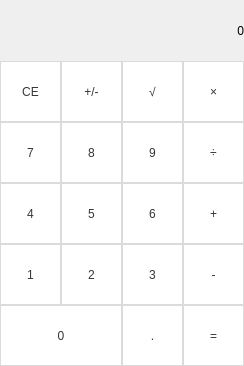
<?xml version="1.0" encoding="UTF-8"?>
<ui version="4.0">
 <class>MainWindow</class>
 <widget class="QMainWindow" name="MainWindow">
  <property name="geometry">
   <rect>
    <x>0</x>
    <y>0</y>
    <width>244</width>
    <height>366</height>
   </rect>
  </property>
  <property name="sizePolicy">
   <sizepolicy hsizetype="Ignored" vsizetype="Ignored">
    <horstretch>0</horstretch>
    <verstretch>0</verstretch>
   </sizepolicy>
  </property>
  <property name="minimumSize">
   <size>
    <width>244</width>
    <height>366</height>
   </size>
  </property>
  <property name="maximumSize">
   <size>
    <width>244</width>
    <height>366</height>
   </size>
  </property>
  <property name="windowTitle">
   <string>Calculator</string>
  </property>
  <property name="windowIcon">
   <iconset theme="D:\University\2_semester\OOP\Calculator\math.png"/>
  </property>
  <property name="styleSheet">
   <string notr="true"/>
  </property>
  <widget class="QWidget" name="centralwidget">
   <widget class="QLabel" name="lbl">
    <property name="geometry">
     <rect>
      <x>122</x>
      <y>0</y>
      <width>122</width>
      <height>61</height>
     </rect>
    </property>
    <property name="cursor">
     <cursorShape>ArrowCursor</cursorShape>
    </property>
    <property name="styleSheet">
     <string notr="true">QLabel {
  border-bottom: 1px solid gray;
  font: 20pt &quot;Arial&quot;;
}
background-color : white;
</string>
    </property>
    <property name="text">
     <string>0</string>
    </property>
    <property name="alignment">
     <set>Qt::AlignRight|Qt::AlignTrailing|Qt::AlignVCenter</set>
    </property>
   </widget>
   <widget class="QPushButton" name="clearButton">
    <property name="geometry">
     <rect>
      <x>0</x>
      <y>61</y>
      <width>61</width>
      <height>61</height>
     </rect>
    </property>
    <property name="styleSheet">
     <string notr="true">QPushButton{
  background-color: #fff;
  border: 1px solid #dbdbdb;
  border-radius: .375em;
  color: #363636;
  font-family: &quot;Segoe UI&quot;;
  font-size: 1rem;
  height: 2.5em;
  line-height: 1.5;
  padding: calc(0.5em - 1px) 1em;
  position: relative;
  text-align: center;
  vertical-align: top;
  white-space: nowrap;
}

QPushButton::pressed {
  border-color: #4a4a4a;
  outline: 0;
}
</string>
    </property>
    <property name="text">
     <string>CE</string>
    </property>
   </widget>
   <widget class="QPushButton" name="changeButton">
    <property name="geometry">
     <rect>
      <x>61</x>
      <y>61</y>
      <width>61</width>
      <height>61</height>
     </rect>
    </property>
    <property name="styleSheet">
     <string notr="true">QPushButton{
  background-color: #fff;
  border: 1px solid #dbdbdb;
  border-radius: .375em;
  color: #363636;
  font-family: &quot;Segoe UI&quot;;
  font-size: 1rem;
  height: 2.5em;
  line-height: 1.5;
  padding: calc(0.5em - 1px) 1em;
  position: relative;
  text-align: center;
  vertical-align: top;
  white-space: nowrap;
}

QPushButton::pressed {
  border-color: #4a4a4a;
  outline: 0;
}
</string>
    </property>
    <property name="text">
     <string>+/-</string>
    </property>
   </widget>
   <widget class="QPushButton" name="sqrtButton">
    <property name="geometry">
     <rect>
      <x>122</x>
      <y>61</y>
      <width>61</width>
      <height>61</height>
     </rect>
    </property>
    <property name="styleSheet">
     <string notr="true">QPushButton{
  background-color: #fff;
  border: 1px solid #dbdbdb;
  border-radius: .375em;
  color: #363636;
  font-family: &quot;Segoe UI&quot;;
  font-size: 1rem;
  height: 2.5em;
  line-height: 1.5;
  padding: calc(0.5em - 1px) 1em;
  position: relative;
  text-align: center;
  vertical-align: top;
  white-space: nowrap;
}

QPushButton::pressed {
  border-color: #4a4a4a;
  outline: 0;
}
</string>
    </property>
    <property name="text">
     <string>√</string>
    </property>
   </widget>
   <widget class="QPushButton" name="multipleButton">
    <property name="geometry">
     <rect>
      <x>183</x>
      <y>61</y>
      <width>61</width>
      <height>61</height>
     </rect>
    </property>
    <property name="styleSheet">
     <string notr="true">QPushButton{
  background-color: #fff;
  border: 1px solid #dbdbdb;
  border-radius: .375em;
  color: #363636;
  font-family: &quot;Segoe UI&quot;;
  font-size: 1rem;
  height: 2.5em;
  line-height: 1.5;
  padding: calc(0.5em - 1px) 1em;
  position: relative;
  text-align: center;
  vertical-align: top;
  white-space: nowrap;
}

QPushButton::pressed {
  border-color: #4a4a4a;
  outline: 0;
}
</string>
    </property>
    <property name="text">
     <string>×</string>
    </property>
   </widget>
   <widget class="QPushButton" name="numButton_8">
    <property name="geometry">
     <rect>
      <x>61</x>
      <y>122</y>
      <width>61</width>
      <height>61</height>
     </rect>
    </property>
    <property name="styleSheet">
     <string notr="true">QPushButton{
  background-color: #fff;
  border: 1px solid #dbdbdb;
  border-radius: .375em;
  color: #363636;
  font-family: &quot;Segoe UI&quot;;
  font-size: 1rem;
  height: 2.5em;
  line-height: 1.5;
  padding: calc(0.5em - 1px) 1em;
  position: relative;
  text-align: center;
  vertical-align: top;
  white-space: nowrap;
}

QPushButton::pressed {
  border-color: #4a4a4a;
  outline: 0;
}
</string>
    </property>
    <property name="text">
     <string>8</string>
    </property>
   </widget>
   <widget class="QPushButton" name="numButton_9">
    <property name="geometry">
     <rect>
      <x>122</x>
      <y>122</y>
      <width>61</width>
      <height>61</height>
     </rect>
    </property>
    <property name="styleSheet">
     <string notr="true">QPushButton{
  background-color: #fff;
  border: 1px solid #dbdbdb;
  border-radius: .375em;
  color: #363636;
  font-family: &quot;Segoe UI&quot;;
  font-size: 1rem;
  height: 2.5em;
  line-height: 1.5;
  padding: calc(0.5em - 1px) 1em;
  position: relative;
  text-align: center;
  vertical-align: top;
  white-space: nowrap;
}

QPushButton::pressed {
  border-color: #4a4a4a;
  outline: 0;
}
</string>
    </property>
    <property name="text">
     <string>9</string>
    </property>
   </widget>
   <widget class="QPushButton" name="divideButton">
    <property name="geometry">
     <rect>
      <x>183</x>
      <y>122</y>
      <width>61</width>
      <height>61</height>
     </rect>
    </property>
    <property name="styleSheet">
     <string notr="true">QPushButton{
  background-color: #fff;
  border: 1px solid #dbdbdb;
  border-radius: .375em;
  color: #363636;
  font-family: &quot;Segoe UI&quot;;
  font-size: 1rem;
  height: 2.5em;
  line-height: 1.5;
  padding: calc(0.5em - 1px) 1em;
  position: relative;
  text-align: center;
  vertical-align: top;
  white-space: nowrap;
}

QPushButton::pressed {
  border-color: #4a4a4a;
  outline: 0;
}
</string>
    </property>
    <property name="text">
     <string>÷</string>
    </property>
   </widget>
   <widget class="QPushButton" name="numButton_7">
    <property name="geometry">
     <rect>
      <x>0</x>
      <y>122</y>
      <width>61</width>
      <height>61</height>
     </rect>
    </property>
    <property name="styleSheet">
     <string notr="true">QPushButton{
  background-color: #fff;
  border: 1px solid #dbdbdb;
  border-radius: .375em;
  color: #363636;
  font-family: &quot;Segoe UI&quot;;
  font-size: 1rem;
  height: 2.5em;
  line-height: 1.5;
  padding: calc(0.5em - 1px) 1em;
  position: relative;
  text-align: center;
  vertical-align: top;
  white-space: nowrap;
}

QPushButton::pressed {
  border-color: #4a4a4a;
  outline: 0;
}
</string>
    </property>
    <property name="text">
     <string>7</string>
    </property>
   </widget>
   <widget class="QPushButton" name="numButton_5">
    <property name="geometry">
     <rect>
      <x>61</x>
      <y>183</y>
      <width>61</width>
      <height>61</height>
     </rect>
    </property>
    <property name="styleSheet">
     <string notr="true">QPushButton{
  background-color: #fff;
  border: 1px solid #dbdbdb;
  border-radius: .375em;
  color: #363636;
  font-family: &quot;Segoe UI&quot;;
  font-size: 1rem;
  height: 2.5em;
  line-height: 1.5;
  padding: calc(0.5em - 1px) 1em;
  position: relative;
  text-align: center;
  vertical-align: top;
  white-space: nowrap;
}

QPushButton::pressed {
  border-color: #4a4a4a;
  outline: 0;
}
</string>
    </property>
    <property name="text">
     <string>5</string>
    </property>
   </widget>
   <widget class="QPushButton" name="numButton_6">
    <property name="geometry">
     <rect>
      <x>122</x>
      <y>183</y>
      <width>61</width>
      <height>61</height>
     </rect>
    </property>
    <property name="styleSheet">
     <string notr="true">QPushButton{
  background-color: #fff;
  border: 1px solid #dbdbdb;
  border-radius: .375em;
  color: #363636;
  font-family: &quot;Segoe UI&quot;;
  font-size: 1rem;
  height: 2.5em;
  line-height: 1.5;
  padding: calc(0.5em - 1px) 1em;
  position: relative;
  text-align: center;
  vertical-align: top;
  white-space: nowrap;
}

QPushButton::pressed {
  border-color: #4a4a4a;
  outline: 0;
}
</string>
    </property>
    <property name="text">
     <string>6</string>
    </property>
   </widget>
   <widget class="QPushButton" name="plusButton">
    <property name="geometry">
     <rect>
      <x>183</x>
      <y>183</y>
      <width>61</width>
      <height>61</height>
     </rect>
    </property>
    <property name="styleSheet">
     <string notr="true">QPushButton{
  background-color: #fff;
  border: 1px solid #dbdbdb;
  border-radius: .375em;
  color: #363636;
  font-family: &quot;Segoe UI&quot;;
  font-size: 1rem;
  height: 2.5em;
  line-height: 1.5;
  padding: calc(0.5em - 1px) 1em;
  position: relative;
  text-align: center;
  vertical-align: top;
  white-space: nowrap;
}

QPushButton::pressed {
  border-color: #4a4a4a;
  outline: 0;
}
</string>
    </property>
    <property name="text">
     <string>+</string>
    </property>
   </widget>
   <widget class="QPushButton" name="numButton_4">
    <property name="geometry">
     <rect>
      <x>0</x>
      <y>183</y>
      <width>61</width>
      <height>61</height>
     </rect>
    </property>
    <property name="styleSheet">
     <string notr="true">QPushButton{
  background-color: #fff;
  border: 1px solid #dbdbdb;
  border-radius: .375em;
  color: #363636;
  font-family: &quot;Segoe UI&quot;;
  font-size: 1rem;
  height: 2.5em;
  line-height: 1.5;
  padding: calc(0.5em - 1px) 1em;
  position: relative;
  text-align: center;
  vertical-align: top;
  white-space: nowrap;
}

QPushButton::pressed {
  border-color: #4a4a4a;
  outline: 0;
}
</string>
    </property>
    <property name="text">
     <string>4</string>
    </property>
   </widget>
   <widget class="QPushButton" name="numButton_2">
    <property name="geometry">
     <rect>
      <x>61</x>
      <y>244</y>
      <width>61</width>
      <height>61</height>
     </rect>
    </property>
    <property name="styleSheet">
     <string notr="true">QPushButton{
  background-color: #fff;
  border: 1px solid #dbdbdb;
  border-radius: .375em;
  color: #363636;
  font-family: &quot;Segoe UI&quot;;
  font-size: 1rem;
  height: 2.5em;
  line-height: 1.5;
  padding: calc(0.5em - 1px) 1em;
  position: relative;
  text-align: center;
  vertical-align: top;
  white-space: nowrap;
}

QPushButton::pressed {
  border-color: #4a4a4a;
  outline: 0;
}
</string>
    </property>
    <property name="text">
     <string>2</string>
    </property>
   </widget>
   <widget class="QPushButton" name="numButton_1">
    <property name="geometry">
     <rect>
      <x>0</x>
      <y>244</y>
      <width>61</width>
      <height>61</height>
     </rect>
    </property>
    <property name="styleSheet">
     <string notr="true">QPushButton{
  background-color: #fff;
  border: 1px solid #dbdbdb;
  border-radius: .375em;
  color: #363636;
  font-family: &quot;Segoe UI&quot;;
  font-size: 1rem;
  height: 2.5em;
  line-height: 1.5;
  padding: calc(0.5em - 1px) 1em;
  position: relative;
  text-align: center;
  vertical-align: top;
  white-space: nowrap;
}

QPushButton::pressed {
  border-color: #4a4a4a;
  outline: 0;
}
</string>
    </property>
    <property name="text">
     <string>1</string>
    </property>
   </widget>
   <widget class="QPushButton" name="minusButton">
    <property name="geometry">
     <rect>
      <x>183</x>
      <y>244</y>
      <width>61</width>
      <height>61</height>
     </rect>
    </property>
    <property name="styleSheet">
     <string notr="true">QPushButton{
  background-color: #fff;
  border: 1px solid #dbdbdb;
  border-radius: .375em;
  color: #363636;
  font-family: &quot;Segoe UI&quot;;
  font-size: 1rem;
  height: 2.5em;
  line-height: 1.5;
  padding: calc(0.5em - 1px) 1em;
  position: relative;
  text-align: center;
  vertical-align: top;
  white-space: nowrap;
}

QPushButton::pressed {
  border-color: #4a4a4a;
  outline: 0;
}
</string>
    </property>
    <property name="text">
     <string>-</string>
    </property>
   </widget>
   <widget class="QPushButton" name="numButton_3">
    <property name="geometry">
     <rect>
      <x>122</x>
      <y>244</y>
      <width>61</width>
      <height>61</height>
     </rect>
    </property>
    <property name="styleSheet">
     <string notr="true">QPushButton{
  background-color: #fff;
  border: 1px solid #dbdbdb;
  border-radius: .375em;
  color: #363636;
  font-family: &quot;Segoe UI&quot;;
  font-size: 1rem;
  height: 2.5em;
  line-height: 1.5;
  padding: calc(0.5em - 1px) 1em;
  position: relative;
  text-align: center;
  vertical-align: top;
  white-space: nowrap;
}

QPushButton::pressed {
  border-color: #4a4a4a;
  outline: 0;
}
</string>
    </property>
    <property name="text">
     <string>3</string>
    </property>
   </widget>
   <widget class="QPushButton" name="resultButton">
    <property name="geometry">
     <rect>
      <x>183</x>
      <y>305</y>
      <width>61</width>
      <height>61</height>
     </rect>
    </property>
    <property name="styleSheet">
     <string notr="true">QPushButton{
  background-color: #fff;
  border: 1px solid #dbdbdb;
  border-radius: .375em;
  color: #363636;
  font-family: &quot;Segoe UI&quot;;
  font-size: 1rem;
  height: 2.5em;
  line-height: 1.5;
  padding: calc(0.5em - 1px) 1em;
  position: relative;
  text-align: center;
  vertical-align: top;
  white-space: nowrap;
}

QPushButton::pressed {
  border-color: #4a4a4a;
  outline: 0;
}
</string>
    </property>
    <property name="text">
     <string>=</string>
    </property>
   </widget>
   <widget class="QPushButton" name="pointButton">
    <property name="geometry">
     <rect>
      <x>122</x>
      <y>305</y>
      <width>61</width>
      <height>61</height>
     </rect>
    </property>
    <property name="styleSheet">
     <string notr="true">QPushButton{
  background-color: #fff;
  border: 1px solid #dbdbdb;
  border-radius: .375em;
  color: #363636;
  font-family: &quot;Segoe UI&quot;;
  font-size: 1rem;
  height: 2.5em;
  line-height: 1.5;
  padding: calc(0.5em - 1px) 1em;
  position: relative;
  text-align: center;
  vertical-align: top;
  white-space: nowrap;
}

QPushButton::pressed {
  border-color: #4a4a4a;
  outline: 0;
}
</string>
    </property>
    <property name="text">
     <string>.</string>
    </property>
   </widget>
   <widget class="QPushButton" name="numButton_0">
    <property name="geometry">
     <rect>
      <x>0</x>
      <y>305</y>
      <width>122</width>
      <height>61</height>
     </rect>
    </property>
    <property name="styleSheet">
     <string notr="true">QPushButton{
  background-color: #fff;
  border: 1px solid #dbdbdb;
  border-radius: .375em;
  color: #363636;
  font-family: &quot;Segoe UI&quot;;
  font-size: 1rem;
  height: 2.5em;
  line-height: 1.5;
  padding: calc(0.5em - 1px) 1em;
  position: relative;
  text-align: center;
  vertical-align: top;
  white-space: nowrap;
}

QPushButton::pressed {
  border-color: #4a4a4a;
  outline: 0;
}
</string>
    </property>
    <property name="text">
     <string>0</string>
    </property>
   </widget>
   <widget class="QLabel" name="lbl_2">
    <property name="geometry">
     <rect>
      <x>0</x>
      <y>0</y>
      <width>122</width>
      <height>61</height>
     </rect>
    </property>
    <property name="cursor">
     <cursorShape>ArrowCursor</cursorShape>
    </property>
    <property name="styleSheet">
     <string notr="true">QLabel {
  border-bottom: 1px solid gray;
  font: 20pt &quot;Arial&quot;;
}
background-color : white;
</string>
    </property>
    <property name="text">
     <string/>
    </property>
    <property name="alignment">
     <set>Qt::AlignRight|Qt::AlignTrailing|Qt::AlignVCenter</set>
    </property>
   </widget>
  </widget>
 </widget>
 <resources/>
 <connections/>
</ui>
